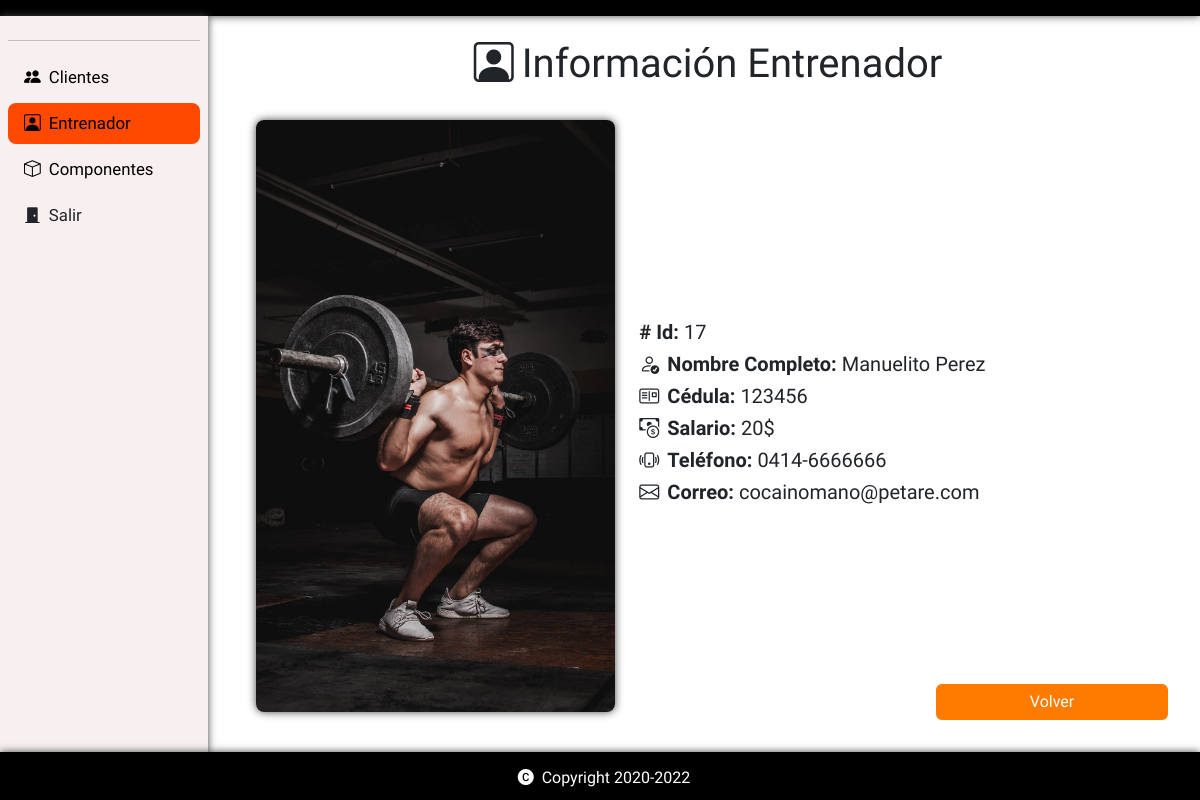
/admin/Trainer/trainer-ver.php?id=1, run on the app's committed database.
### tables this page shows
CREATE TABLE `entrenador` (
  `idEntrenador` int(11) NOT NULL,
  `cedula` varchar(10) NOT NULL,
  `sueldo` decimal(10,0) NOT NULL,
  `nombre` varchar(45) NOT NULL,
  `apellido` varchar(45) NOT NULL,
  `telefono` varchar(15) NOT NULL,
  `correo` varchar(45) NOT NULL
);

### admin/Trainer/trainer-ver.php (the view, shortened to what this page needs)
<?php
include("connect.php");
$id = $_GET['id'];
$query = "SELECT*FROM entrenador WHERE idEntrenador = '$id'";
$result = mysqli_query($mysqli, $query);
$row = mysqli_fetch_array($result);
?>
<!DOCTYPE html>
<html lang="en">
<head>
  <link rel="stylesheet" href="../../scss/style.css">
  <link href="https://cdn.jsdelivr.net/npm/bootstrap@5.2.1/dist/css/bootstrap.min.css" rel="stylesheet"
>
  <link rel="stylesheet" href="https://cdn.jsdelivr.net/npm/bootstrap-icons@1.9.0/font/bootstrap-icons.css" />
</head>
<body>
  <div class="top"></div>
  <nav class="sidebar">
    <hr>
    <a href="../cliente/admin-cliente.php" class="button"><i class="bi bi-people-fill mx-2"></i>Clientes</a>
    <a href="../Trainer/admin-trainer.php" class="button-main"><i class="bi bi-person-square mx-2"></i>Entrenador</a>
    <a href="../Componentes/admin-componentes.php" class="button"><i class="bi bi-box mx-2"></i>Componentes</a>
    <div class="button" data-bs-toggle="modal" data-bs-target="#exit"><i class="bi bi-door-closed-fill mx-2"></i>Salir</div>
  </nav>
  <div class="container app">
    <div class="row px-4 py-3">
      <h1 class="h1 text-center my-2"><i class="bi bi-person-square mx-2"></i>Información Entrenador</h1>
      <div class="col-12 p-2">
        <div class="row Info-container">
          <div class="col-5 col-img">
            <img src="../../src/img/Trainer.jpg" class="image">
          </div>
          <div class="col-7 info">
            <div class="section">
              <h5><b># Id: </b>17</h5>
            </div>
            <div class="section">
              <h5><b><i class="bi bi-person-check me-2"></i>Nombre Completo: </b> </b><?php echo $row['nombre']; ?> </b><?php echo $row['apellido']; ?></h5>
            </div>
            <div class="section">
              <h5><b><i class="bi bi-postcard me-2"></i>Cédula: </b></b><?php echo $row['cedula']; ?></h5>
            </div>
            <div class="section">
              <h5><b><i class="bi bi-cash-coin me-2"></i>Salario: </b></b><?php echo $row['sueldo']; ?>$</h5>
            </div>
            <div class="section">
              <h5><b><i class="bi bi-phone-vibrate me-2"></i>Teléfono: </b><?php echo $row['telefono']; ?></h5>
            </div>
            <div class="section">
              <h5><b><i class="bi bi-envelope me-2"></i>Correo: </b></b><?php echo $row['correo']; ?></h5>
            </div>
          </div>
        </div>
        <div class="container-button">
          <a href="../Trainer/admin-trainer.php" class="btn btn-primary my-1 w-25">Volver</a>
        </div>
      </div>
    </div>
  </div>
  <footer class="footer mt-2 mt-lg-0 p-3 d-flex w-100">
    <h2 class="h6 text-white"><i class="bi bi-c-circle-fill mx-2"></i>Copyright 2020-2022</h2>
  </footer>
</body>
</html>

### scss/style.css (style rules this page uses)
html * { font-family: "Heebo" !important; }
html { min-height: calc(100vh - 3rem) !important; position: relative; }
a { text-decoration: none !important; color: black !important; }
body { margin: 0; }
img { border-radius: 0.5rem; box-shadow: 0 0 0.5rem rgb(68, 68, 68); }
.top { width: 100%; height: 1rem; background-color: black; box-shadow: 0 0 0.5rem rgb(68, 68, 68); }
.col-img { max-height: 100%; }
.section { margin: 0 !important; }
.btn { border: none !important; color: white !important; }
.btn-primary { background-color: rgb(255, 123, 0) !important; }
.sidebar { position: fixed; margin: 0; padding: 0.5rem; width: 13rem; height: 100%; background-color: rgb(248, 240, 240); box-shadow: 0 0 0.5rem rgb(68, 68, 68); }
.sidebar .button, .sidebar .button-main { font-size: 1.05rem; padding: 0.5rem; display: block; cursor: pointer; margin: 0.3rem 0; border-radius: 0.5rem; transition: background-color 0.3s; }
.sidebar .button-main { background-color: rgb(255, 72, 0); }
.app { width: calc(100% - 13rem) !important; margin-left: 13rem !important; }
.Info-container { padding: 1rem; height: calc(100vh - 11rem); }
.Info-container .image { padding: 0 !important; width: 100%; -o-object-fit: cover; object-fit: cover; height: 100%; }
.Info-container .info { display: flex; flex-wrap: wrap; flex-direction: column; justify-content: center; }
.Info-container .section { height: 2rem !important; }
.container-button { margin-top: -3rem; width: 100%; display: flex; justify-content: flex-end !important; }
.footer { height: 3rem; position: absolute !important; bottom: -3rem; background-color: black; box-shadow: 0 0 0.5rem rgb(68, 68, 68); flex-direction: column; align-items: center; }

### data on the page
entrenador: nombre "Manuelito", apellido "Perez", cedula "123456", sueldo "20", telefono "0414-6666666", correo "cocainomano@petare.com"
